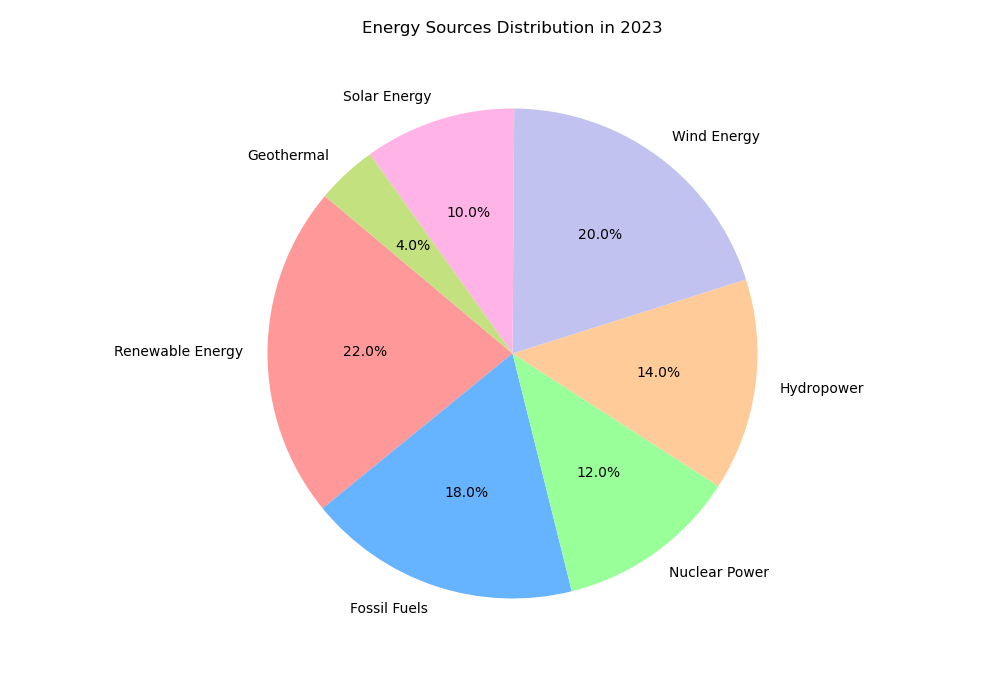

Generate this figure with Python:

import matplotlib.pyplot as plt

# Data for the chart
topics = ['Renewable Energy', 'Fossil Fuels', 'Nuclear Power', 'Hydropower', 'Wind Energy', 'Solar Energy', 'Geothermal']
percentages = [22, 18, 12, 14, 20, 10, 4]
colors = ['#ff9999', '#66b3ff', '#99ff99', '#ffcc99', '#c2c2f0', '#ffb3e6', '#c4e17f']

# Create a pie chart
plt.figure(figsize=(10, 7))  # Set the width and height of the chart
plt.pie(percentages, labels=topics, autopct='%1.1f%%', colors=colors, startangle=140)

plt.title('Energy Sources Distribution in 2023', y=1.08)  # Change the headline to match the topic and position it to avoid overlap
plt.axis('equal')  # Equal aspect ratio ensures that pie is drawn as a circle.

# Display the chart
plt.show()
